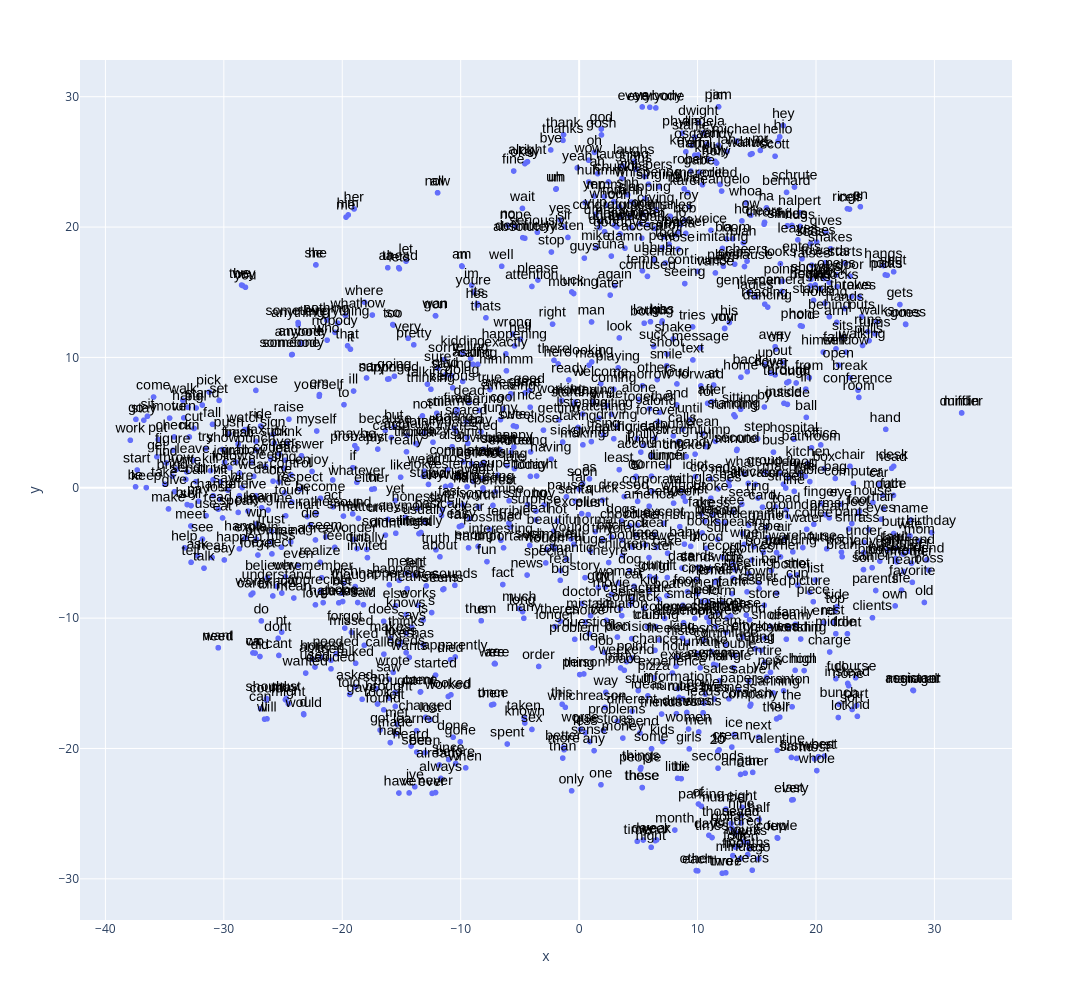

This figure's notebook cell:
### Code cell
import plotly.express as px


fig = px.scatter(
    X.reset_index(), x='x', y='y', 
    text='term_str',
    hover_name='term_str',
    height=1000,
    width=1200
)

fig.update_traces(
    mode='markers+text',
    textfont=dict(color='black', size=14, family='Arial'),
    textposition='top center'
)

#fig.write_image("scatter_terms.png", scale=2)  # Increase scale for higher resolution

### Figure 1 — Plotly figure (JSON) as saved in the notebook; plotly's stock layout.template omitted (floating-point values rounded to 4 significant figures; data arrays with more than 128 entries replaced by an {"elided": "..."} marker saying what was removed)
{"data": [{"hovertemplate": "<b>%{hovertext}</b><br><br>x=%{x}<br>y=%{y}<br>term_str=%{text}<extra></extra>", "hovertext": {"elided": "1109 str values"}, "legendgroup": "", "marker": {"color": "#636efa", "symbol": "circle"}, "mode": "markers+text", "name": "", "showlegend": false, "text": {"elided": "1109 str values"}, "textfont": {"color": "black", "family": "Arial", "size": 14}, "textposition": "top center", "type": "scattergl", "x": {"elided": "1109 float values"}, "xaxis": "x", "y": {"elided": "1109 float values"}, "yaxis": "y"}], "layout": {"height": 1000, "legend": {"tracegroupgap": 0}, "margin": {"t": 60}, "width": 1200, "xaxis": {"anchor": "y", "autorange": true, "domain": [0, 1], "range": [-42.11, 36.51], "title": {"text": "x"}, "type": "linear"}, "yaxis": {"anchor": "x", "autorange": true, "domain": [0, 1], "range": [-33.16, 32.82], "title": {"text": "y"}, "type": "linear"}}}
